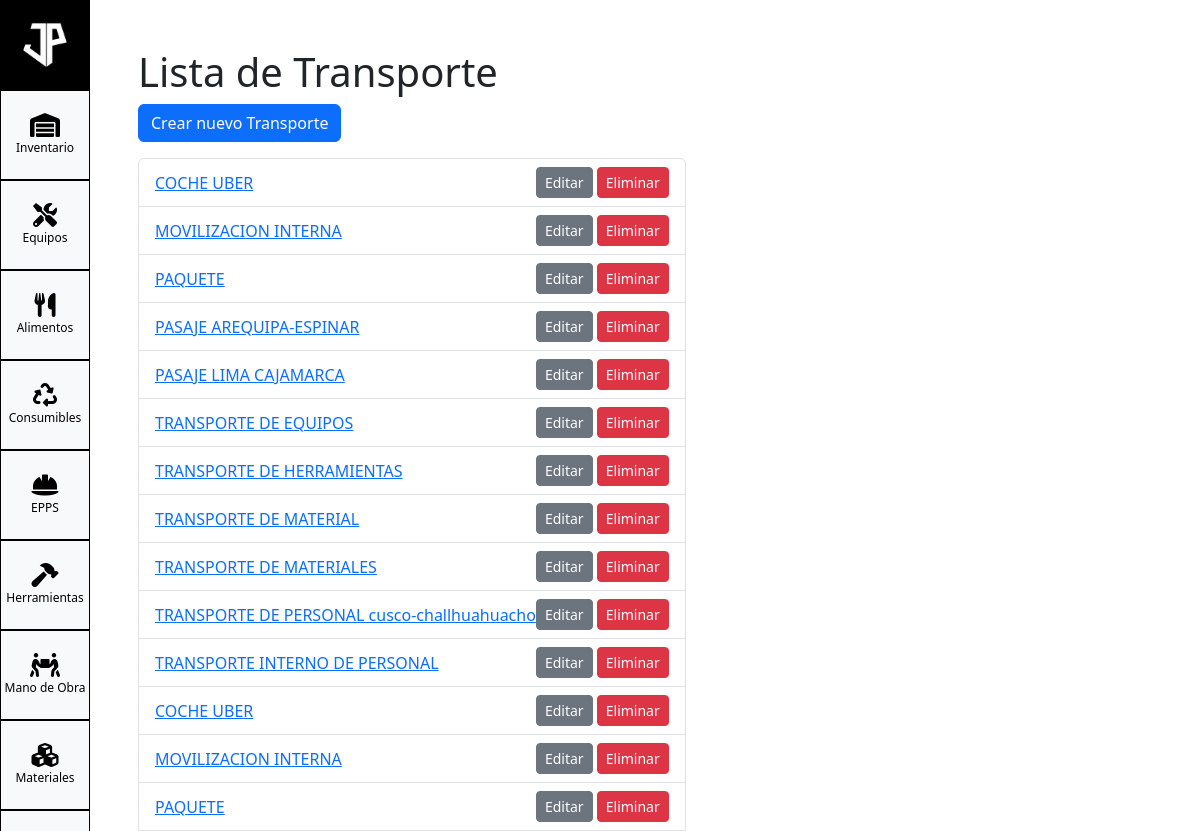
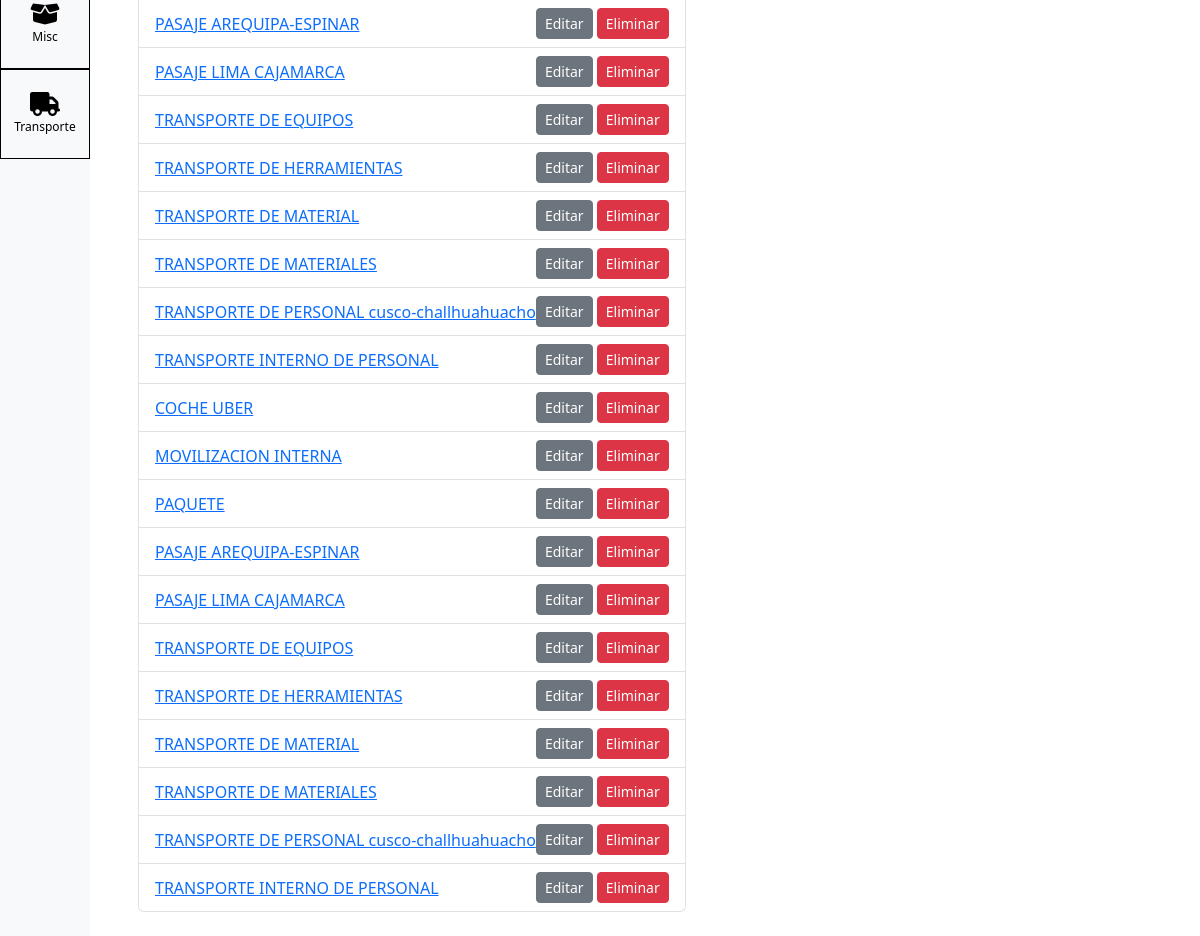
The page /inventory/inventario/transporte/ on the database its author committed (2 pictures, top to bottom).
### inventory/models.py (models this page shows, shortened)
class BaseInventario(models.Model):
    num_articulo = models.CharField(max_length=50)
    descripcion = models.CharField(max_length=255)
    en_stock = models.IntegerField(default=0)
    codigo_barras = models.CharField(max_length=100, blank=True, default='')
    grupo_articulos = models.CharField(max_length=100, default='MISC')
    fabricante = models.CharField(max_length=100, blank=True, default='')
    unidad_medida = models.CharField(max_length=50, blank=True, default='')
    precio_unitario_diario = models.DecimalField(max_digits=10, decimal_places=2, default=0)
    ultimo_precio_compra = models.DecimalField(max_digits=10, decimal_places=2, default=0)
    class Meta:
        abstract = True

class Transporte(BaseInventario):
    grupo_articulos = models.CharField(max_length=100, default='TRANSPORTE')

### inventory/views/transporte.py (the view)
# urls.py: path('inventario/transporte/', TransporteListView.as_view(), name='transporte-list'),
class TransporteListView(ListView):
    model = Transporte
    template_name = 'trasnportes/transporte_list.html'  # Cambia esto cuando tengas las plantillas
    context_object_name = 'transporte'

### inventory/templates/trasnportes/transporte_list.html (shortened to what this page needs)
{% extends "base_inventario.html" %}
{% block content %}
<div class="container">
    <h1>Lista de Transporte</h1>
    <a href="{% url 'transporte-create' %}" class="btn btn-primary mb-3">Crear nuevo Transporte</a>
    <ul class="list-group">
        {% for item in transporte %}
        <li class="list-group-item d-flex justify-content-between align-items-center">
            <a href="{% url 'transporte-detail' item.pk %}">{{ item.descripcion }}</a>
            <span>
                <a href="{% url 'transporte-update' item.pk %}" class="btn btn-secondary btn-sm">Editar</a>
                <a href="{% url 'transporte-delete' item.pk %}" class="btn btn-danger btn-sm">Eliminar</a>
            </span>
        </li>
        {% endfor %}
    </ul>
</div>
{% endblock %}

### static/css/custom.css (style rules this page uses)
body, html { height: 100%; margin: 0; padding: 0; }

### rows shown on the page
Transporte: descripcion "COCHE UBER"
Transporte: descripcion "MOVILIZACION INTERNA"
Transporte: descripcion "PAQUETE"
Transporte: descripcion "PASAJE AREQUIPA-ESPINAR"
Transporte: descripcion "PASAJE LIMA CAJAMARCA"
Transporte: descripcion "TRANSPORTE DE EQUIPOS"
Transporte: descripcion "TRANSPORTE DE HERRAMIENTAS"
Transporte: descripcion "TRANSPORTE DE MATERIAL"
Transporte: descripcion "TRANSPORTE DE MATERIALES"
Transporte: descripcion "TRANSPORTE DE PERSONAL cusco-challhuahuacho"
Transporte: descripcion "TRANSPORTE INTERNO DE PERSONAL"
Transporte: descripcion "COCHE UBER"
Transporte: descripcion "MOVILIZACION INTERNA"
Transporte: descripcion "PAQUETE"
Transporte: descripcion "PASAJE AREQUIPA-ESPINAR"
Transporte: descripcion "PASAJE LIMA CAJAMARCA"
Transporte: descripcion "TRANSPORTE DE EQUIPOS"
Transporte: descripcion "TRANSPORTE DE HERRAMIENTAS"
Transporte: descripcion "TRANSPORTE DE MATERIAL"
Transporte: descripcion "TRANSPORTE DE MATERIALES"
Transporte: descripcion "TRANSPORTE DE PERSONAL cusco-challhuahuacho"
Transporte: descripcion "TRANSPORTE INTERNO DE PERSONAL"
Transporte: descripcion "COCHE UBER"
Transporte: descripcion "MOVILIZACION INTERNA"
Transporte: descripcion "PAQUETE"
Transporte: descripcion "PASAJE AREQUIPA-ESPINAR"
Transporte: descripcion "PASAJE LIMA CAJAMARCA"
Transporte: descripcion "TRANSPORTE DE EQUIPOS"
Transporte: descripcion "TRANSPORTE DE HERRAMIENTAS"
Transporte: descripcion "TRANSPORTE DE MATERIAL"
Transporte: descripcion "TRANSPORTE DE MATERIALES"
Transporte: descripcion "TRANSPORTE DE PERSONAL cusco-challhuahuacho"
Transporte: descripcion "TRANSPORTE INTERNO DE PERSONAL"
